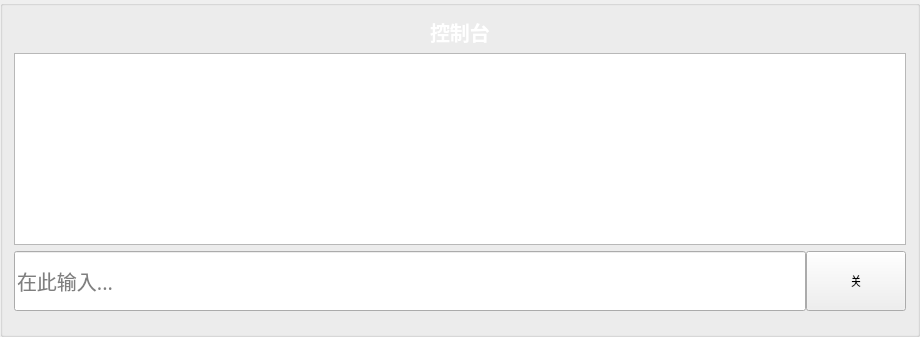
         <widget class="QGroupBox" name="groupBox_19">
          <property name="minimumSize">
           <size>
            <width>920</width>
            <height>0</height>
           </size>
          </property>
          <property name="title">
           <string/>
          </property>
          <layout class="QGridLayout" name="gridLayout_22">
           <property name="horizontalSpacing">
            <number>0</number>
           </property>
           <item row="2" column="0" colspan="2">
            <widget class="QTextEdit" name="textEdit_send">
             <property name="font">
              <font>
               <family>微软雅黑 Light</family>
               <pointsize>15</pointsize>
              </font>
             </property>
            </widget>
           </item>
           <item row="3" column="1">
            <widget class="QPushButton" name="pushButton_send">
             <property name="minimumSize">
              <size>
               <width>100</width>
               <height>60</height>
              </size>
             </property>
             <property name="font">
              <font>
               <family>微软雅黑 Light</family>
              </font>
             </property>
             <property name="text">
              <string>关</string>
             </property>
            </widget>
           </item>
           <item row="0" column="0" colspan="2" alignment="Qt::AlignHCenter">
            <widget class="QLabel" name="label_e255_2">
             <property name="maximumSize">
              <size>
               <width>80</width>
               <height>16777215</height>
              </size>
             </property>
             <property name="font">
              <font>
               <family>微软雅黑 Light</family>
               <pointsize>15</pointsize>
               <weight>75</weight>
               <italic>false</italic>
               <bold>true</bold>
              </font>
             </property>
             <property name="styleSheet">
              <string notr="true">color:white</string>
             </property>
             <property name="text">
              <string>控制台</string>
             </property>
            </widget>
           </item>
           <item row="3" column="0">
            <widget class="QLineEdit" name="lineEdit_send">
             <property name="minimumSize">
              <size>
               <width>0</width>
               <height>60</height>
              </size>
             </property>
             <property name="font">
              <font>
               <family>微软雅黑 Light</family>
               <pointsize>15</pointsize>
              </font>
             </property>
             <property name="inputMask">
              <string/>
             </property>
             <property name="text">
              <string/>
             </property>
             <property name="placeholderText">
              <string>在此输入...</string>
             </property>
            </widget>
           </item>
           <item row="4" column="0">
            <spacer name="verticalSpacer_7">
             <property name="orientation">
              <enum>Qt::Vertical</enum>
             </property>
             <property name="sizeType">
              <enum>QSizePolicy::Fixed</enum>
             </property>
             <property name="sizeHint" stdset="0">
              <size>
               <width>20</width>
               <height>12</height>
              </size>
             </property>
            </spacer>
           </item>
          </layout>
         </widget>
